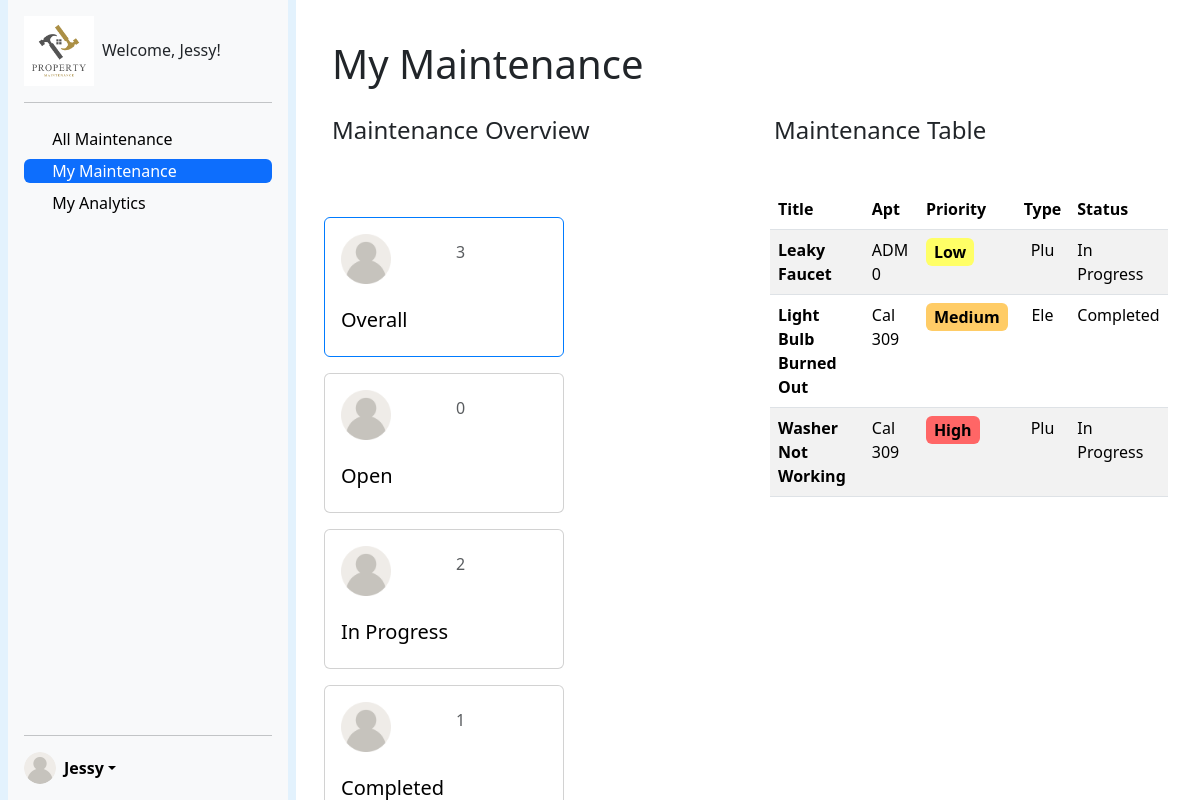
/admin-my-maintenance/ (signed in), run on an earlier commit of the app's database.
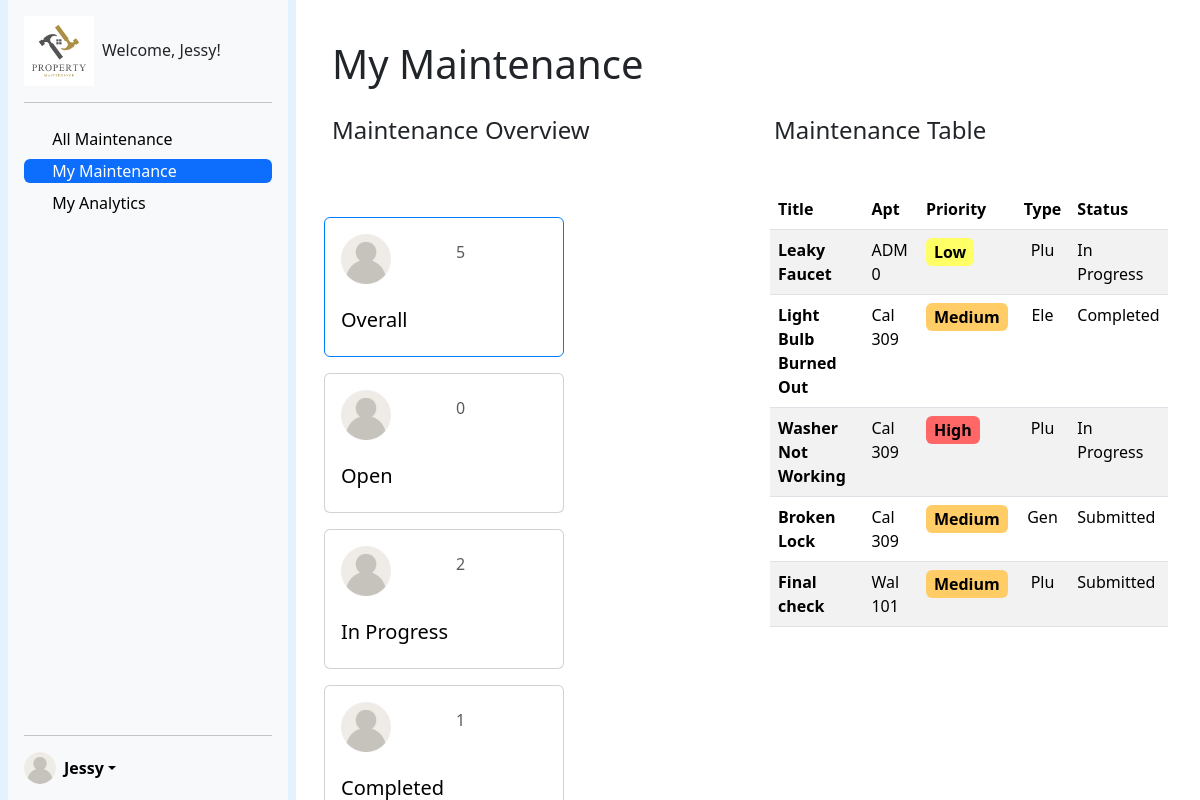
And on a later commit of the database.
### ticketsystem/models.py (models this page shows, shortened)
class Ticket(models.Model):
    title = models.CharField(max_length=200)
    description = models.TextField()
    CATEGORY_CHOICES = [
        ('electrical', 'Electrical'),
        ('plumbing', 'Plumbing'),
        ('general', 'General'),
    ]
    category = models.CharField(max_length=20, choices=CATEGORY_CHOICES)
    STATUS_CHOICES = [
        ('submitted', 'Submitted'),
        ('in_progress', 'In Progress'),
        ('completed', 'Completed'),
    ]
    status = models.CharField(max_length=20, choices=STATUS_CHOICES, default='submitted')
    PRIORITY_CHOICES = [
        ('low', 'Low'),
        ('medium', 'Medium'),
        ('high', 'High'),
    ]
    priority = models.CharField(max_length=10, choices=PRIORITY_CHOICES, default='medium')
    created_date = models.DateTimeField(auto_now_add=True)
    updated_date = models.DateTimeField(auto_now=True)
    completed_date = models.DateTimeField(null=True, blank=True) # based on status
    image = models.ImageField(upload_to='ticket_images/', null=True, blank=True)
    submitter = models.ForeignKey(settings.AUTH_USER_MODEL, on_delete=models.CASCADE, related_name='submitted_tickets')
    assigned_admin = models.ForeignKey(settings.AUTH_USER_MODEL, on_delete=models.SET_NULL, null=True, blank=True, related_name='assigned_tickets')

class UserProfile(models.Model):
    user = models.OneToOneField(User, on_delete=models.CASCADE)
    ROLE_CHOICES = [
        ('tenant', 'Tenant'),
        ('admin', 'Admin'),
    ]
    role = models.CharField(max_length=10, choices=ROLE_CHOICES, default='tenant')
    building_name = models.CharField(max_length=100, blank=True, null=True)
    apartment_number = models.CharField(max_length=10, blank=True, null=True)
    employee_id = models.CharField(max_length=100, blank=True, null=True)

### ticketsystem/views.py (the view)
# urls.py: path('admin-my-maintenance/', admin_my_maintenance, name='admin_my_maintenance'),
@login_required(login_url="/")
def admin_my_maintenance(request):
    userProfile = UserProfile.objects.get(user=request.user)
    if userProfile.role == "tenant":
        return redirect('tenant_dashboard')
    tickets = Ticket.objects.filter(assigned_admin=request.user)
    context = {
        'user': request.user,
        'tickets': tickets,
        'count_all': tickets.count(),
        'count_open': tickets.filter(status='open').count(),
        'count_in_progress': tickets.filter(status='in_progress').count(),
        'count_completed': tickets.filter(status='completed').count(),
    }
    return render(request, 'admin_my_maintenance.html', context)

### ticketsystem/templates/admin_my_maintenance.html (shortened to what the changed rows need)
{% load static %}
<!DOCTYPE html>
<html>
<head>
    {% load bootstrap5 %} {% bootstrap_css %} {% bootstrap_javascript %}
    <link rel="stylesheet" href="{% static 'cards.css' %}">
    <link rel="stylesheet" href="{% static 'priority.css' %}">
</head>
<body>
    <div class="container-fluid">
        <div class="row flex-nowrap">
            <div class="col py-3 overflow-hidden" style="height: 100vh">
                <h1 class="m-4">My Maintenance</h1>
                <div style="height: 78vh;">
                <div class="row g-1">
                    <div class="col" style="height: 100vh">
                        <ul class="container mt-3 my-auto align-middle pt-5 nav" id="myTab" role="tablist">
                            <li class="nav-item" role="presentation">
                                <a class="nav-link active filter-tab"id="all-tab" data-bs-toggle="tab" data-bs-target="#all" role="tab" aria-controls="all" aria-selected="true">
                                    <div
                                        class=" card cards h-100 mx-auto"
                                        style="width: 30vh; cursor: pointer;"
                                    >
                                        <div class="card-body">
                                            <div class="row">
                                                <div class="col my-auto">
                                                    <h6 class="card-subtitle mb-2 text-muted">
                                                        {{ count_all }}
                                                    </h6>
                                                </div>
                                            </div>
                                        </div>
                                    </div>
                                </a>
                            </li>
                        </ul>
                    </div>
                    <div class="col overflow-hidden" style="height: 100vh">
                        <div class="mt-4 p-1" style="height: 70vh;">
                            <div class="row tab-content p-2" id="myTabContent">
                                <div class="tab-pane fade show active" id="all" role="tabpanel" aria-labelledby="all-tab">
                                    <div class="w-100 h-100 d-inline-block table-responsive p-2">
                                        <table class="table table-striped overflow-auto">
                                            <thead>
                                                <tr>
                                                    <th scope="col">Title</th>
                                                    <th scope="col">Apt</th>
                                                    <th scope="col">Priority</th>
                                                    <th scope="col">Type</th>
                                                    <th scope="col">Status</th>
                                                </tr>
                                            </thead>
                                            <tbody>
                                                {% for ticket in tickets %}
                                                    {% if ticket.assigned_admin == user %}
                                                        <tr style="cursor: pointer;" onclick="window.location.href='{% url 'admin_ticket_page' id=ticket.id %}'">
                                                            <th>{{ ticket.title|capfirst }}</th>
                                                            <td>{{ ticket.submitter.userprofile.building_name|slice:3 }} {{ ticket.submitter.userprofile.apartment_number }}</td>
                                                            <td>
                                                                <span class="priority-box {% if ticket.priority == 'low' %}priority-low{% elif ticket.priority == 'medium' %}priority-medium{% elif ticket.priority == 'high' %}priority-high{% endif %}">
                                                                    {{ ticket.priority|capfirst }}
                                                                </span>
                                                            </td>
                                                            <td class="text-center">{{ ticket.category|slice:3 |capfirst }}</td>
                                                            <td>{{ ticket.get_status_display }}</td>
                                                        </tr>
                                                    {% endif %}
                                                {% endfor %}
                                            </tbody>
                                        </table>
                                    </div>
                                </div>
                            </div>
                        </div>
                    </div>
                </div>
            </div>
        </div>
    </div>
</body>
</html>

What changed in the data, as far as the page shows it:
now on this page (row edited): Ticket: title "Broken Lock", submitter.userprofile.building_name "Cal", submitter.userprofile.apartment_number "309", priority "Medium", category "Gen", status "Submitted"
added Ticket: title "Final check", submitter.userprofile.building_name "Wal", submitter.userprofile.apartment_number "101", priority "Medium", category "Plu", status "Submitted"
Also different on the page:
{{ count_all }}: "3" → "5"
